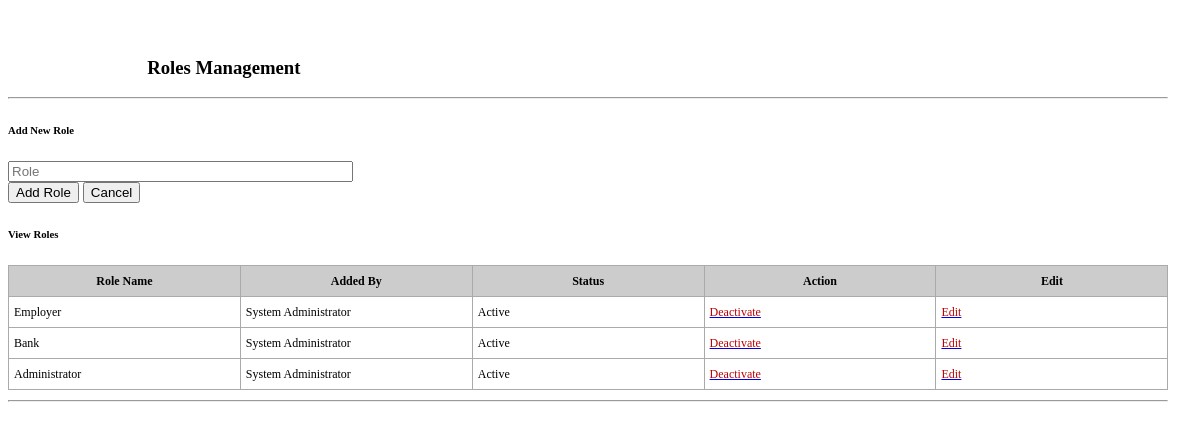
Page /settings/roles_management.php on the committed database.
### tables this page shows
CREATE TABLE `roles` (
  `rid` int(32) NOT NULL,
  `role_name` varchar(100) DEFAULT NULL,
  `added_by` varchar(150) DEFAULT NULL,
  `status` int(4) DEFAULT '0',
  `when_added` timestamp NOT NULL DEFAULT CURRENT_TIMESTAMP
);

### settings/roles_management.php (the view, shortened to what this page needs)
<div id="Content">
	<div class="content_wrapper clearfix">
<div class="sections_group">
	<div class="entry-content" itemprop="mainContentOfPage">
	<div class="section mcb-section   " style="padding-top:10px; padding-bottom:50px; background-color:">
	<div class="section_wrapper mcb-section-inner">
	<div class="wrap mcb-wrap one-second  valign-top clearfix" style="padding:20px 2% 0 0">
	<div class="mcb-wrap-inner"><div class="column mcb-column one column_column  column-margin-20px">
	<div class="column_attr clearfix" style="">
	<div class="column mcb-column one column_column  column-margin-">
	  <div class="column_attr clearfix align_center animate"  data-anim-type="bounceInUp" style=" padding:0 12%;">
      <h3>Roles Management</h3>
	  </div>
	 </div>
<hr class="no_line" style="margin: 0 auto 10px;">
<?php
$db_host= "localhost";
$db_name= "pesamobieussd";
$db_username = "root";
$db_password = "90293269";
$con = mysqli_connect($db_host,$db_username,$db_password,$db_name);
if(!empty($rid))
{
?>
<h6>Edit Role</h6>
<?php
}
else
{
?>
<h6>Add New Role</h6>
<?php
}
?>
<div role="form" class="wpcf7" id="wpcf7-f2381-p16-o1" dir="ltr" lang="en-US">
<form action="" method="post" class="wpcf7-form" novalidate="novalidate">
<div class="column one">
<span class="wpcf7-form-control-wrap your-subject">
<input name="role" value="<?php echo $role['role_name'];?>" size="40" class="wpcf7-form-control wpcf7-text" placeholder="Role" type="text"></span>
</div>
<?php
if(!empty($rid))
{
?>
<div class="column one"><input value="Edit Role" name="addrole" class="wpcf7-form-control wpcf7-submit" type="submit">&nbsp;<input value="Cancel" class="wpcf7-form-control wpcf7-submit" type="reset"><span class="ajax-loader"></div>
<?php
}
else
{
?>
<div class="column one"><input value="Add Role" name="addrole" class="wpcf7-form-control wpcf7-submit" type="submit">&nbsp;<input value="Cancel" class="wpcf7-form-control wpcf7-submit" type="reset"><span class="ajax-loader"></div>
<?php
}
?>
</form>
<h6>View Roles</h6>
<table>
<thead>
<tr role="row">
<th class="sorting_asc" tabindex="0" aria-controls="DataTables_Table_0" rowspan="1" colspan="1" style="width: 123px;">Role Name</th>
<th class="sorting" tabindex="0" aria-controls="DataTables_Table_0" rowspan="1" colspan="1" style="width: 123px;">Added By</th>
<th class="sorting" tabindex="0" aria-controls="DataTables_Table_0" rowspan="1" colspan="1" style="width: 123px;">Status</th>
<th class="sorting" tabindex="0" aria-controls="DataTables_Table_0" rowspan="1" colspan="1" style="width: 123px;">Action</th>
<th class="sorting" tabindex="0" aria-controls="DataTables_Table_0" rowspan="1" colspan="1" style="width: 123px;">Edit</th>
</tr></thead>
<tbody>
<?php
$query = mysqli_query($con,"select * from roles");
while($rows = mysqli_fetch_array($query))
{
?>
<tr role="row" class="odd">
	<td><?php echo $rows['role_name']; ?></a></td>
	<td><?php echo $rows['added_by']; ?></td>
	<?php
	if($rows['status'] == 0)
	{
	?>
	<td>Inactive</td>
	<td><a href="loans.php?act=roles-management&pid=5&rid=<?php echo $rows['rid']; ?>&do=activate"><font color="#BE0000">Activate</font></a></td>
	<?php
	}
	else
	{
	?>
	<td>Active</td>
	<td><a href="loans.php?act=roles-management&pid=5&rid=<?php echo $rows['rid']; ?>&do=deactivate"><font color="#BE0000">Deactivate</font></a></td>
	<?php
	}
	?>
	<td><a href="#"><font color="#BE0000">Edit</font></a></td>
</tr>
<?php
}
?>
</tbody>
</table>
</div>
</div>
</div>
<div class="column mcb-column one column_divider "><hr class="" style="margin: 0 auto 40px;">
</div></div></div></div></div>
			</div>
		</div>
	</div>
</div>

### settings/roles_management.php (style rules this page uses)
table { border: 1px solid #d2d2d2; color: #000000; width: 100%; margin: 10px 0; }
table { border-collapse: collapse; border-spacing: 0; }
td, th { vertical-align: middle; }
td, th { border: 1px solid #AAAAAA; padding: 5px; font-size: 12px; line-height: 20px; color: #000; }
th { background: #ccc; font-weight: bold; }

### rows in the picture
roles: role_name "Employer", added_by "System Administrator"
roles: role_name "Bank", added_by "System Administrator"
roles: role_name "Administrator", added_by "System Administrator"
